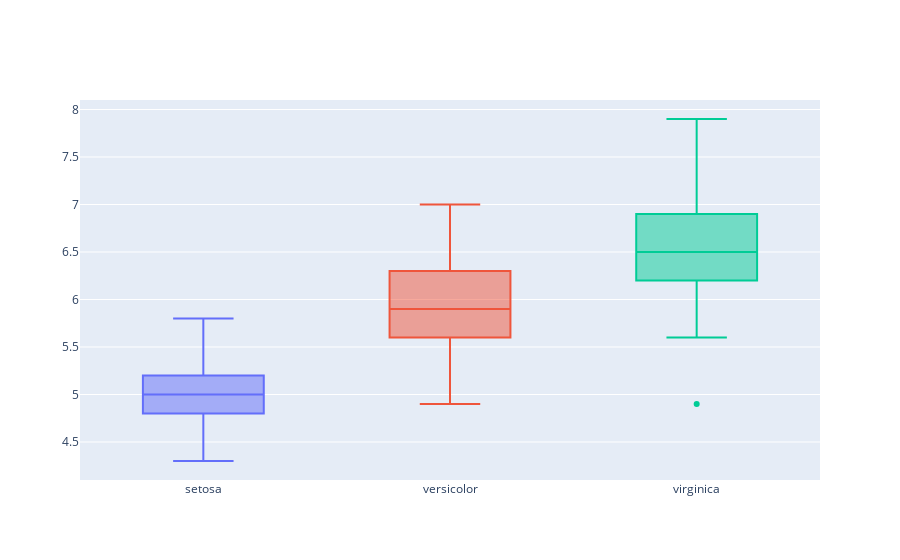

Notebook source saved alongside this figure:
### Markdown cell above
**plotly does not support boxplot width proportional to variable or sample size**

### Code cell
## offline plot
import plotly
import plotly.graph_objs as go
from plotly.offline import download_plotlyjs, init_notebook_mode, plot, iplot

init_notebook_mode(connected=True)

data = []

for tn in iris_df.target_name.unique():
    
    df = iris_df[iris_df.target_name == tn]
    print('size of group {}: {}'.format(tn, df.shape[0]))
    
    data.append(  go.Box( y=df['sepal length (cm)'] , name=str(tn), showlegend=False ) )

plotly.offline.iplot(data)

### Figure 1 — Plotly figure (JSON) as saved in the notebook; plotly's stock layout.template omitted (floating-point values rounded to 4 significant figures)
{"data": [{"name": "setosa", "showlegend": false, "type": "box", "y": [5.1, 4.9, 4.7, 4.6, 5, 5.4, 4.6, 5, 4.4, 4.9, 5.4, 4.8, 4.8, 4.3, 5.8, 5.7, 5.4, 5.1, 5.7, 5.1, 5.4, 5.1, 4.6, 5.1, 4.8, 5, 5, 5.2, 5.2, 4.7, 4.8, 5.4, 5.2, 5.5, 4.9, 5, 5.5, 4.9, 4.4, 5.1, 5, 4.5, 4.4, 5, 5.1, 4.8, 5.1, 4.6, 5.3, 5]}, {"name": "versicolor", "showlegend": false, "type": "box", "y": [7, 6.4, 6.9, 5.5, 6.5, 5.7, 6.3, 4.9, 6.6, 5.2, 5, 5.9, 6, 6.1, 5.6, 6.7, 5.6, 5.8, 6.2, 5.6, 5.9, 6.1, 6.3, 6.1, 6.4, 6.6, 6.8, 6.7, 6, 5.7, 5.5, 5.5, 5.8, 6, 5.4, 6, 6.7, 6.3, 5.6, 5.5, 5.5, 6.1, 5.8, 5, 5.6, 5.7, 5.7, 6.2, 5.1, 5.7]}, {"name": "virginica", "showlegend": false, "type": "box", "y": [6.3, 5.8, 7.1, 6.3, 6.5, 7.6, 4.9, 7.3, 6.7, 7.2, 6.5, 6.4, 6.8, 5.7, 5.8, 6.4, 6.5, 7.7, 7.7, 6, 6.9, 5.6, 7.7, 6.3, 6.7, 7.2, 6.2, 6.1, 6.4, 7.2, 7.4, 7.9, 6.4, 6.3, 6.1, 7.7, 6.3, 6.4, 6, 6.9, 6.7, 6.9, 5.8, 6.8, 6.7, 6.7, 6.3, 6.5, 6.2, 5.9]}], "layout": {}}
